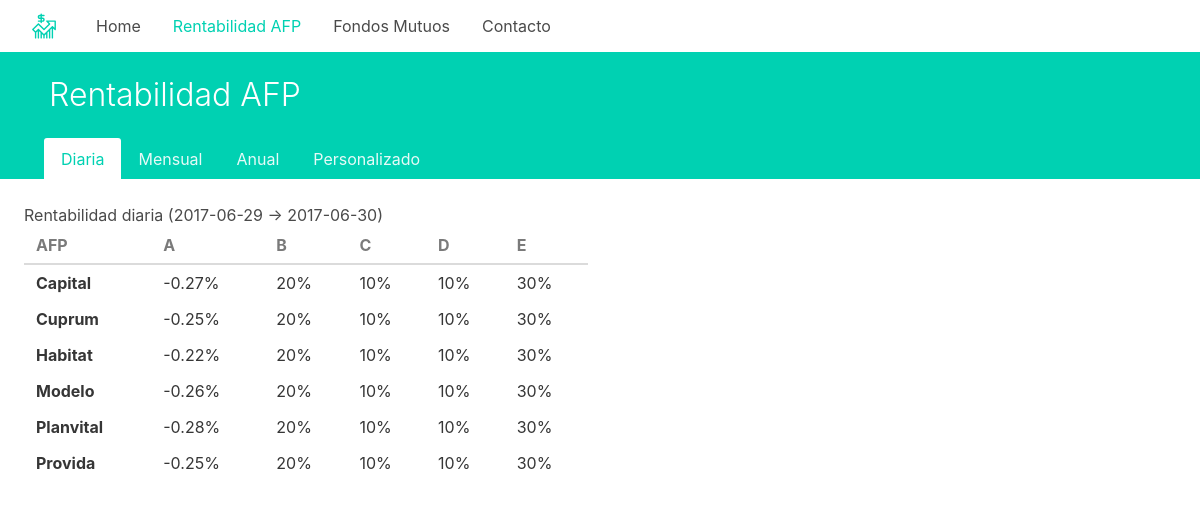
Page /afp on the committed database.
### app/models.py (models this page shows, shortened)
class AFP(db.Model):
    id = db.Column(db.Integer, primary_key=True)
    nombre = db.Column(db.String(64), index=True, unique=True)
    cuotas = db.relationship('Cuota', backref='afp', lazy='dynamic')
    patrimonio = db.relationship('Patrimonio', backref='afp', lazy='dynamic')

### app/views.py (the view)
@app.route('/afp')
def afp():
    usuario = {'nombre':'Fernando'}
    hoy = date(2017, 6, 30)
    ayer = date(2017, 6, 30)-timedelta(1)
    AFPDiaria = []
    for afp in AFP.query.all():
        print(afp.nombre)
        cuotaAHoy = afp.cuotas.filter(and_(Cuota.fecha == hoy, Cuota.fondo =="A")).first()
        cuotaAAyer = afp.cuotas.filter(and_(Cuota.fecha == ayer, Cuota.fondo =="A")).first()
        rentA = round(((cuotaAHoy.valor/cuotaAAyer.valor)-1)*100,2)
        print(cuotaAHoy.valor)
        print(cuotaAHoy.valor)
        AFPDiaria.append({
            'nombre': afp.nombre.title(),
            'cuotaA': rentA,
            'cuotaB': '20',
            'cuotaC': '10',
            'cuotaD': '10',
            'cuotaE': '30'
                })
    return render_template('afp.html',
                            usuario = usuario,
                            AFPDiaria = AFPDiaria,
                            hoy = hoy,
                            ayer = ayer,
                            request=request)

### app/templates/afp.html (shortened to what this page needs)
{% extends "contenido.html" %}
{% block titulo %}
   Rentabilidad AFP
{% endblock titulo %}
{% block menu %}
    <li class="is-active"><a href="#diaria">Diaria</a></li>
    <li><a href="#mensual">Mensual</a></li>
    <li><a href="#anual">Anual</a></li>
    <li><a href="#personalizado">Personalizado</a></li>
{% endblock menu %}
{% block content %}
  <br>
  <div class="tab" id="diaria">
    <h2> Rentabilidad diaria ({{ayer}} -> {{hoy}})</h2>
	<table class="table">
		<thead>
		  <tr>
			<th>AFP</th>
			<th>A</th>
			<th>B</th>
			<th>C</th>
			<th>D</th>
			<th>E</th>
		  </tr>
		</thead>
		{% for afp in AFPDiaria %}
		<tbody>
		<tr>
			<th>{{ afp.nombre }}</th>
			<td>{{ afp.cuotaA }}%</td>
			<td>{{ afp.cuotaB }}%</td>
			<td>{{ afp.cuotaC }}%</td>
			<td>{{ afp.cuotaD }}%</td>
			<td>{{ afp.cuotaE }}%</td>
		</tr>
		</tbody>
		{% endfor %}
	</table>
	</div>
{% endblock content %}

### app/templates/contenido.html (shortened to what this page needs)
{% extends "base.html" %}
{% block hero %}
	<section class="hero is-primary">
	<div class="container">
    <div class="titulo columns is-vcentered">
      <div class="column is-4">
        <p class="title">{% block titulo %}{% endblock titulo %}</p>
      </div>
      <div class="column is-8">
      </div>
    </div>
    </div>
  <div class="container">
    <nav class="tabs is-boxed">
     <ul id="tabs">
    {% block menu %}
    {% endblock %}
    </ul>
  </div>
 </section>
{% endblock%}

### app/templates/base.html (shortened to what this page needs)
<html>
<head>
  <link href="/static/css/bulma.css" rel="stylesheet" media="screen">
  <link href="/static/css/style.css" rel="stylesheet" media="screen">
</head>
<body>
<div class="container">
  <nav class="navbar">
    <div class="navbar-brand">
      <a class="navbar-item" href="/index">
        <img alt="Bulma: a modern CSS framework based on Flexbox" width="40" height="78">
      </a>
      <div class="navbar-menu" >
        <div class="navbar-start">
          <a class="navbar-item {% if request.path=='/index' %}menu-active{% endif %}" href="/index">
            Home
          </a>
          <a class="navbar-item {% if request.path == '/afp'%}menu-active{% endif %}" href="/afp" >
            Rentabilidad AFP
          </a>
          <a class="navbar-item {% if request.path == '/ffmm'%}menu-active{% endif %}" href="/ffmm">
            Fondos Mutuos
          </a>
          <a class="navbar-item {% if request.path == '/contacto'%}menu-active{% endif %}" href="/contacto">
            Contacto
          </a>
        </div>
      </div>
    </div>
  </nav>
</div>
  {% block hero %}{% endblock %}
  <div class="container">
    <div class="columns">
      <div class="column">
        {% block content %}{% endblock %}
      </div>
      <div class="column">
     </div>
   </div>
 </div>
</body>
</html>

### app/static/css/style.css (style rules this page uses)
.menu-active { color: hsl(171, 100%, 41%); }
.titulo { padding: 25px; }
.hero ul { margin-left: 20px !important; }

### rows in the picture
AFP: nombre "Capital", cuotaA "-0.27", cuotaB "20", cuotaC "10", cuotaD "10", cuotaE "30"
AFP: nombre "Cuprum", cuotaA "-0.25", cuotaB "20", cuotaC "10", cuotaD "10", cuotaE "30"
AFP: nombre "Habitat", cuotaA "-0.22", cuotaB "20", cuotaC "10", cuotaD "10", cuotaE "30"
AFP: nombre "Modelo", cuotaA "-0.26", cuotaB "20", cuotaC "10", cuotaD "10", cuotaE "30"
AFP: nombre "Planvital", cuotaA "-0.28", cuotaB "20", cuotaC "10", cuotaD "10", cuotaE "30"
AFP: nombre "Provida", cuotaA "-0.25", cuotaB "20", cuotaC "10", cuotaD "10", cuotaE "30"

### other values in the picture
{{ ayer }} "2017-06-29"
{{ hoy }} "2017-06-30"
